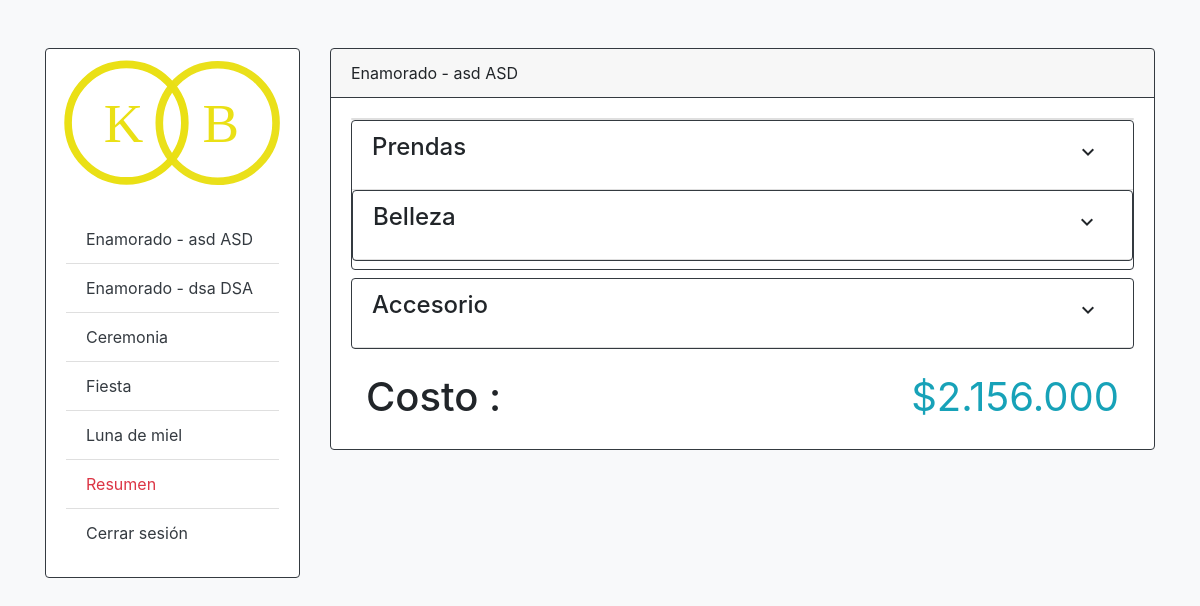
/pareja/enamorado1/ (signed in), run on the app's committed database.
### BodaKaoz/Pareja/models.py (models this page shows, shortened)
class Enamorado(models.Model):
	User=models.OneToOneField(User, on_delete=models.CASCADE)
	cedula=models.CharField(max_length=50, validators=[numeric_validator])
	telefono=models.CharField(max_length=50, null=True, blank=True, default=None)
	precio=models.BigIntegerField(default=0)
	class Meta:
		app_label = 'Pareja'

### BodaKaoz/Pareja/views.py (the view, shortened to what this page needs)
# urls.py: path('enamorado1/', Enamorado1, name='enamorado1'),
@login_required(login_url='index')
def Enamorado1(request):
	user_id=request.user
	enamorado = Enamorado.objects.get(User_id=user_id)
	try:
		boda=Boda.objects.get(Enamorado2=enamorado)
	except :
		boda=Boda.objects.get(Enamorado1=enamorado)
	fiesta = FiestaEvento.objects.get(Boda_id=boda.id)
	ceremonia = CeremoniaEvento.objects.get(Boda_id=boda.id)
	luna = LunaMielEvento.objects.get(Boda_id=boda.id)
	enamorado1=boda.Enamorado1
	enamorado2=boda.Enamorado2
	mensaje_error = (False , "")
	mensaje_succes = (False , "")
	mensaje_delete = (False , "")
	lista_prendas=[]
	lista_bellezas=[]
	lista_accesorios=[]
	if request.method == 'GET':#Este metodo deberia quitarse
		Bellezas = Belleza.objects.all()
		Prendas = Prenda.objects.all()
		PrendasMas=Prenda.objects.filter(tipo='masculino')
		PrendasFem=Prenda.objects.filter(tipo='femenino')
		PrendasMix=Prenda.objects.filter(tipo='mixto')
		Accesorios = Accesorio.objects.all()
		belleza = BellezaCarrito.objects.filter(Enamorado_id=enamorado1.id)
		prenda = PrendaCarrito.objects.filter(Enamorado_id=enamorado1.id)
		accesorio=AccesorioCarrito.objects.filter(Enamorado_id=enamorado1.id)
		belleza2 = BellezaCarrito.objects.filter(Enamorado_id=enamorado2.id)
		prenda2 = PrendaCarrito.objects.filter(Enamorado_id=enamorado2.id)
		accesorio2=AccesorioCarrito.objects.filter(Enamorado_id=enamorado2.id)
		template = loader.get_template('Pareja/pareja.html')
		belleza = BellezaCarrito.objects.filter(Enamorado_id=enamorado1.id)
		prenda = PrendaCarrito.objects.filter(Enamorado_id=enamorado1.id)
		accesorio=AccesorioCarrito.objects.filter(Enamorado_id=enamorado1.id)
		lista_prendas.clear()
		lista_accesorios.clear()
		lista_bellezas.clear()
		if prenda.count()>0:
			for a in prenda:
			   lista_prendas.append(a.Prenda.id)
		if belleza.count()>0:
			for a in belleza:
				lista_bellezas.append(a.Belleza.id)
		if accesorio.count()>0:
			for a in accesorio:
				lista_accesorios.append(a.Accesorio.id)
		context = {
			'enamorado' : enamorado1,
			'belleza' : belleza,
			'Bellezas' : Bellezas,
			'prenda' : prenda,
			'Prendas' : Prendas,
			'accesorio' : accesorio,
			'Accesorios' : Accesorios,
			'PrendasMas':PrendasMas,
			'PrendasFem':PrendasFem,
			'PrendasMix':PrendasMix,
			'precio' : getPriceFormat(enamorado1.precio),
			'lista_prendas': lista_prendas,
			'lista_bellezas': lista_bellezas,
			'lista_accesorios':lista_accesorios,
			'user_id': user_id,
			'boda_id':boda.id,
			'fiesta_id':fiesta.id,
			'ceremonia_id':ceremonia.id,
			'enamoradoNombre': enamorado1,
			'enamoradoNombre2': enamorado2
		}
		return HttpResponse(template.render(context, request))

### BodaKaoz/Pareja/utils.py (called while the page is built)
def getPriceFormat(value):
    string = str(value)
    keys = [ string[::-1][i:i+3] for i in range(0, len(string), 3)]
    finalValue = '.'.join(keys)[::-1]
    return finalValue

### BodaKaoz/templates/Pareja/pareja.html (shortened to what this page needs)
{% extends "base/base.html" %}
{% load staticfiles %}
{% block title %}
<link href="{% static 'css/Pareja/style_accesorio.css' %}" rel="stylesheet" />
<link href="{% static 'css/Fiesta/style_comidas.css' %}" rel="stylesheet" />
<link href="{% static 'css/Pareja/style.css' %}" rel="stylesheet" />
{% endblock title %}
{% block name_mod %}
	<div class="card-header border-dark">
    	Enamorado - {{ enamorado.User.first_name }} {{ enamorado.User.last_name }}
  	</div>
{% endblock name_mod %}
{% block content %}
	{% include "Pareja/secciones/prendaEnamorado.html" %}
	{% include "Pareja/secciones/bellezaEnamorado.html" %}
	{% include "Pareja/secciones/accesorioEnamorado.html" %}
	{% include "Pareja/secciones/precio.html" %}
{% endblock content %}

### BodaKaoz/templates/base/base.html (shortened to what this page needs)
<!DOCTYPE html>
<html lang="es">
<head>
	{% load staticfiles %}
	{% block title %}
	{% endblock title %}
	<link rel="stylesheet" href="{% static "css/base.css" %}">
	<link rel="stylesheet" href="{% static "css/bootstrap.min.css" %}">
</head>
<body class="bg-light">
	<div class="container container-md-fluid">
		<div class="row mt-5 pt-4 pt-md-0 mb-4">
			<div class="d-none d-md-block col-lg-3 col-md-4 col-sm-12">
				<div class="card border-dark">
  					<img class="card-img-top" src="{% static 'img/KBLogo_header.svg' %}">
  					<div class="card-body">
    					<ul class="list-group list-group-flush">
						  <li class="list-group-item">
						  	<a href="{% url 'Pareja:enamorado1' %}" class="text-dark" data-toggle="" aria-expanded="true" aria-controls="">
								Enamorado - {{ enamoradoNombre.User.first_name }} {{ enamoradoNombre.User.last_name }}
							</a>
						  </li>
						  <li class="list-group-item">
						  	<a href="{% url 'Pareja:enamorado2' %}" class="text-dark" data-toggle="" aria-expanded="true" aria-controls="">
								Enamorado - {{ enamoradoNombre2.User.first_name }} {{ enamoradoNombre2.User.last_name }}
							</a>
						  </li>
						  <li class="list-group-item">
						  	<a href="{% url 'Ceremonia:dashboard' user_id boda_id ceremonia_id %}" class="text-dark" data-toggle="" aria-expanded="true" aria-controls="">
								Ceremonia
							</a>
						  </li>
						  <li class="list-group-item">
						  	<a href="{% url 'Fiesta:dashboard' user_id boda_id fiesta_id %}" class="text-dark" data-toggle="" aria-expanded="true" aria-controls="">
								Fiesta
							</a>
						  </li>
						  <li class="list-group-item">
						  	<a href="#" class="text-dark" data-toggle="" aria-expanded="true" aria-controls="">
								Luna de miel
							</a>
						  </li>
						  <li class="list-group-item">
						  	<a href="{% url 'tableroResumen' %}" class="text-danger" data-toggle="" aria-expanded="true" aria-controls="">
								Resumen
							</a>
						  </li>
						  <li class="list-group-item">
						  	<a href="{% url 'Pareja:cerrar-sesion' %}" class="text-dark" data-toggle="" aria-expanded="true" aria-controls="">
								Cerrar sesión
							</a>
						  </li>
						</ul>
  					</div>
				</div>
			</div>
			<div class="col-lg-9 col-md-8 col-sm-12">
				<div class="card border-dark">
					{% block name_mod %}
					{% endblock name_mod %}
  				<div class="card-body">
					<div class="content">
						{% block content %}
						{% endblock content %}
					</div>
    			</div>
			</div>
		</div>
	</div>
</body>
</html>

### BodaKaoz/templates/Pareja/secciones/prendaEnamorado.html (shortened to what this page needs)
<div class="card text-center">
</div>
	{% load staticfiles %}
<div class="card border-dark mb-2">
	<div class="card-header bg-transparent">
		<div class="row justify-content-between">
			<div class="col">
				<h4>Prendas</h4>
			</div>
			<div class="col text-right">
				<span class="btn" data-toggle="collapse" data-target="#collapsePrenda" aria-expanded="false" aria-controls="collapsePrenda">
					<i class="material-icons">expand_more</i>
  				</span>
			</div>
		</div>
  	</div>

### BodaKaoz/templates/Pareja/secciones/bellezaEnamorado.html (shortened to what this page needs)
{% load staticfiles %}
<div class="card border-dark mb-2">
	<div class="card-header bg-transparent">
		<div class="row justify-content-between">
			<div class="col">
				<h4>Belleza</h4>
			</div>
			<div class="col text-right">
				<span class="btn" data-toggle="collapse" data-target="#collapseBelleza" aria-expanded="false" aria-controls="collapseBelleza">
					<i class="material-icons">expand_more</i>
  				</span>
			</div>
		</div>
  	</div>
	</div>
</div>

### BodaKaoz/templates/Pareja/secciones/accesorioEnamorado.html (shortened to what this page needs)
	{% load staticfiles %}
<div class="card border-dark mb-2">
	<div class="card-header bg-transparent">
		<div class="row justify-content-between">
			<div class="col">
				<h4>Accesorio</h4>
			</div>
			<div class="col text-right">
				<span class="btn" data-toggle="collapse" data-target="#collapseDeco" aria-expanded="false" aria-controls="collapseDeco">
					<i class="material-icons">expand_more</i>
  				</span>
			</div>
		</div>
  	</div>
	</div>
</div>

### BodaKaoz/templates/Pareja/secciones/precio.html
{% load staticfiles %}
<div class="container">
  <div class="row mt-4">
    <div class="col text-left">
      <h1>Costo :</h1>
    </div>
    <div class="col text-right">
      <h1 class="display-4 text-info precioResumen"><strong>${{precio}}</strong></h1>
    </div>
  </div>
</div>

### BodaKaoz/static/css/Pareja/style.css (style rules this page uses)
.precioResumen { font-size: 2.5rem !important; }

### BodaKaoz/static/css/base.css (style rules this page uses)
* { -webkit-box-sizing: border-box; -moz-box-sizing:border-box; box-sizing: border-box; list-style: none; text-decoration: none; }
body { line-height: 18px; padding: 0; margin: 0; overflow-x: hidden; }
a { text-align: none; text-decoration: none; }

### data on the page
Enamorado: User.first_name "asd", User.last_name "ASD"
Enamorado: User.first_name "dsa", User.last_name "DSA"

### other printed values
{{ precio }} "2.156.000"
